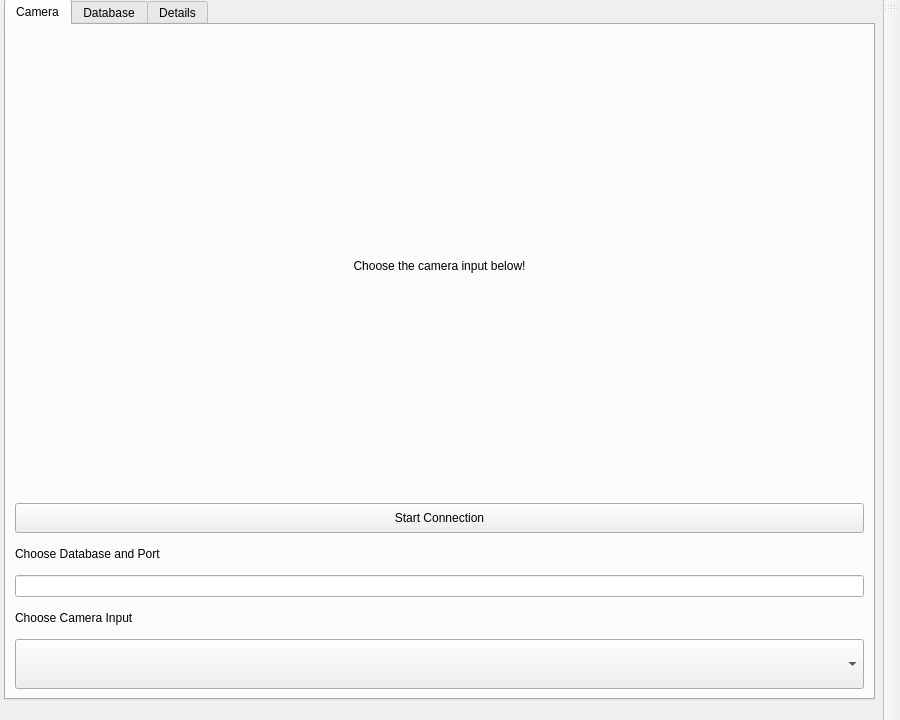
<?xml version="1.0" encoding="UTF-8"?>
<ui version="4.0">
 <class>MainWindow</class>
 <widget class="QMainWindow" name="MainWindow">
  <property name="geometry">
   <rect>
    <x>0</x>
    <y>0</y>
    <width>900</width>
    <height>720</height>
   </rect>
  </property>
  <property name="maximumSize">
   <size>
    <width>900</width>
    <height>720</height>
   </size>
  </property>
  <property name="windowTitle">
   <string>MainWindow</string>
  </property>
  <widget class="QWidget" name="centralwidget">
   <layout class="QFormLayout" name="formLayout">
    <item row="0" column="0">
     <layout class="QGridLayout" name="gridLayout"/>
    </item>
   </layout>
   <widget class="QTabWidget" name="tabWidget">
    <property name="geometry">
     <rect>
      <x>4</x>
      <y>-1</y>
      <width>871</width>
      <height>701</height>
     </rect>
    </property>
    <property name="sizePolicy">
     <sizepolicy hsizetype="Fixed" vsizetype="Fixed">
      <horstretch>0</horstretch>
      <verstretch>0</verstretch>
     </sizepolicy>
    </property>
    <property name="currentIndex">
     <number>0</number>
    </property>
    <property name="tabBarAutoHide">
     <bool>false</bool>
    </property>
    <widget class="QWidget" name="CameraTab">
     <attribute name="title">
      <string>Camera</string>
     </attribute>
     <layout class="QVBoxLayout" name="verticalLayout_2">
      <item>
       <widget class="QLabel" name="videoDisplayWidget">
        <property name="layoutDirection">
         <enum>Qt::LayoutDirection::LeftToRight</enum>
        </property>
        <property name="text">
         <string>Choose the camera input below!</string>
        </property>
        <property name="alignment">
         <set>Qt::AlignmentFlag::AlignCenter</set>
        </property>
       </widget>
      </item>
      <item>
       <widget class="QPushButton" name="readButton">
        <property name="maximumSize">
         <size>
          <width>16777215</width>
          <height>30</height>
         </size>
        </property>
        <property name="text">
         <string>Start Connection</string>
        </property>
       </widget>
      </item>
      <item>
       <widget class="QLabel" name="databaseLbl">
        <property name="maximumSize">
         <size>
          <width>10000</width>
          <height>30</height>
         </size>
        </property>
        <property name="text">
         <string>Choose Database and Port</string>
        </property>
       </widget>
      </item>
      <item>
       <widget class="QLineEdit" name="databaseEdit"/>
      </item>
      <item>
       <widget class="QLabel" name="cameraLbl">
        <property name="maximumSize">
         <size>
          <width>10000</width>
          <height>30</height>
         </size>
        </property>
        <property name="text">
         <string>Choose Camera Input</string>
        </property>
       </widget>
      </item>
      <item>
       <widget class="QComboBox" name="CameraComboBox">
        <property name="maximumSize">
         <size>
          <width>16777215</width>
          <height>50</height>
         </size>
        </property>
       </widget>
      </item>
     </layout>
    </widget>
    <widget class="QWidget" name="TableTab">
     <attribute name="title">
      <string>Database</string>
     </attribute>
     <widget class="QTableView" name="tableView">
      <property name="geometry">
       <rect>
        <x>15</x>
        <y>21</y>
        <width>851</width>
        <height>561</height>
       </rect>
      </property>
     </widget>
     <widget class="QPushButton" name="loadBtn">
      <property name="geometry">
       <rect>
        <x>400</x>
        <y>620</y>
        <width>100</width>
        <height>32</height>
       </rect>
      </property>
      <property name="text">
       <string>Load Details</string>
      </property>
     </widget>
    </widget>
    <widget class="QWidget" name="DetailsTab">
     <property name="enabled">
      <bool>true</bool>
     </property>
     <attribute name="title">
      <string>Details</string>
     </attribute>
     <widget class="QWidget" name="verticalLayoutWidget">
      <property name="geometry">
       <rect>
        <x>0</x>
        <y>0</y>
        <width>831</width>
        <height>611</height>
       </rect>
      </property>
      <layout class="QVBoxLayout" name="verticalLayout">
       <item>
        <widget class="QLabel" name="captureDisplayWidget">
         <property name="text">
          <string>Detection Image</string>
         </property>
        </widget>
       </item>
       <item>
        <widget class="QLabel" name="MapWebView">
         <property name="text">
          <string>MapWebView</string>
         </property>
        </widget>
       </item>
       <item>
        <widget class="QLabel" name="latitudeLbl">
         <property name="maximumSize">
          <size>
           <width>16777215</width>
           <height>20</height>
          </size>
         </property>
         <property name="text">
          <string>Latitude</string>
         </property>
        </widget>
       </item>
       <item>
        <widget class="QLineEdit" name="latitudeEdit"/>
       </item>
       <item>
        <widget class="QLabel" name="altitudeLbl">
         <property name="maximumSize">
          <size>
           <width>16777215</width>
           <height>20</height>
          </size>
         </property>
         <property name="text">
          <string>Altitude</string>
         </property>
        </widget>
       </item>
       <item>
        <widget class="QLineEdit" name="altitudeEdit"/>
       </item>
       <item>
        <widget class="QLabel" name="longitudeLbl">
         <property name="maximumSize">
          <size>
           <width>16777215</width>
           <height>20</height>
          </size>
         </property>
         <property name="text">
          <string>Longitude</string>
         </property>
        </widget>
       </item>
       <item>
        <widget class="QLineEdit" name="longitudeEdit"/>
       </item>
       <item>
        <widget class="QPushButton" name="updateBtn">
         <property name="text">
          <string>Update</string>
         </property>
        </widget>
       </item>
      </layout>
     </widget>
    </widget>
   </widget>
  </widget>
  <widget class="QToolBar" name="toolBar">
   <property name="windowTitle">
    <string>toolBar</string>
   </property>
   <attribute name="toolBarArea">
    <enum>RightToolBarArea</enum>
   </attribute>
   <attribute name="toolBarBreak">
    <bool>false</bool>
   </attribute>
  </widget>
 </widget>
 <resources/>
 <connections/>
</ui>
